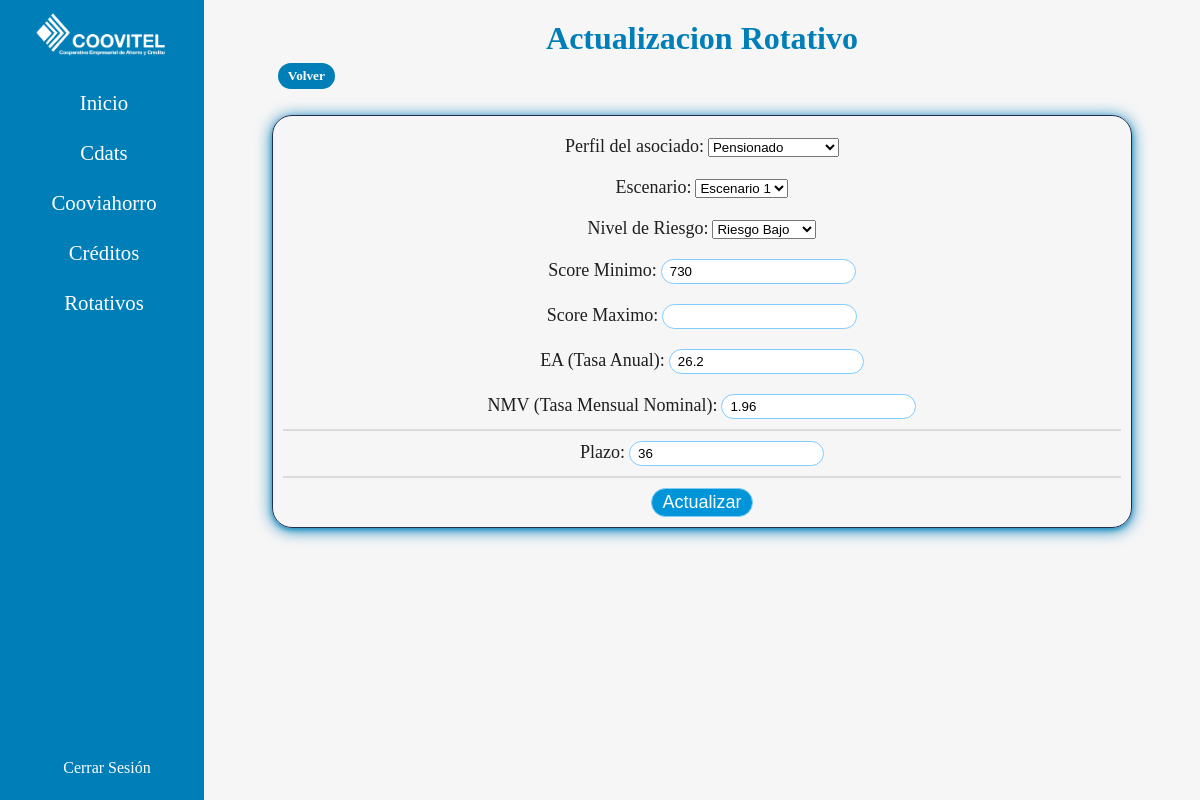
Page /updaterotativo/1/ (signed in) on the earlier database version.
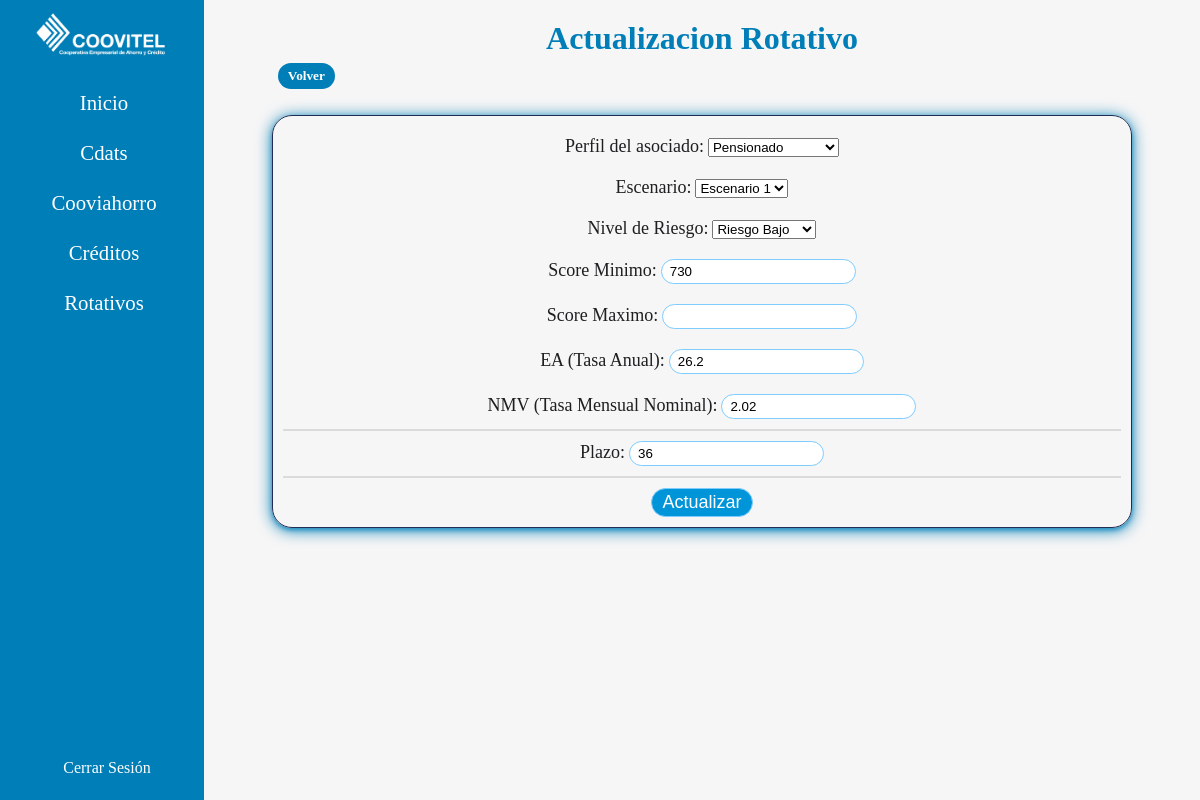
Same page on the later database version.
### rotativo/models.py (models this page shows)
class Rotativo(models.Model):
    escenario = models.ForeignKey(Escenarios, on_delete=models.CASCADE)
    typeAsociado = models.ForeignKey(AsociadoRotativo, on_delete=models.CASCADE)
    riesgo = models.CharField(max_length=200)
    scoreMin = models.IntegerField()
    scoreMax = models.IntegerField(blank=True, null=True)
    EA = models.FloatField()
    NMV = models.FloatField()
    plazo = models.IntegerField()

### rotativo/views.py (the view)
# urls.py: path("updaterotativo/<int:id>/", views.updateRotativo, name="updaterotativo"),
@login_required
def updateRotativo(request, id):
    rotativo = get_object_or_404(Rotativo, id=id)
    form = RotativoForm(instance=rotativo)
    if request.method == 'POST':
        form = RotativoForm(request.POST, instance=rotativo)
        if form.is_valid():
            form.save()
            return redirect('rotativos')
    return render(request, 'rotativos/rotativos/updaterotativo.html', {'form': form})

### rotativo/forms.py
class RotativoForm(forms.ModelForm):
    TYPES_RIESGOS = [
        ('Riesgo Bajo', 'Riesgo Bajo'),
        ('Riesgo Medio', 'Riesgo Medio'),
        ('Riesgo Alto', 'Riesgo Alto'),
    ]
    riesgo = forms.ChoiceField(
        choices=TYPES_RIESGOS,
        widget=forms.Select,
        label='Nivel de Riesgo',
        required=True)
    class Meta():
        model = Rotativo
        fields = ['typeAsociado', 'escenario', 'riesgo', 'scoreMin', 'scoreMax', 'EA', 'NMV', 'plazo']
        labels = {
            'escenario': 'Escenario',
            'typeAsociado': 'Perfil del asociado',
            'scoreMin': 'Score Minimo',
            'scoreMax': 'Score Maximo',
            'EA': 'EA (Tasa Anual)',
            'NMV': 'NMV (Tasa Mensual Nominal)',
            'plazo': 'Plazo'
            }

### rotativo/models.py (called while the page is built)
    def __str__(self):
        return f"{self.name}"

    def __str__(self):
        return f'{self.name}'

### controls/templates/rotativos/rotativos/updaterotativo.html (shortened to what this page needs)
{% extends "base.html" %}
{% block content %}
    <div class="types">
        <h1 class="title-type">Actualizacion Rotativo</h1>
        <div class="buttons">
            <a class="bts" href="{% url 'rotativos' %}"><h5>Volver</h5></a>
        </div>
        <form method="POST" class="form">
            {{form.as_p}}
            <button onclick="return confirm('Esta seguro de actualizar este rango de Rotativo?')" class="save" type="submit">
                Actualizar
            </button>
        </form>
    </div>
{% endblock %}

Differences in the rows shown:
changed Rotativo "Pensionado": NMV "1.96" → "2.02"
